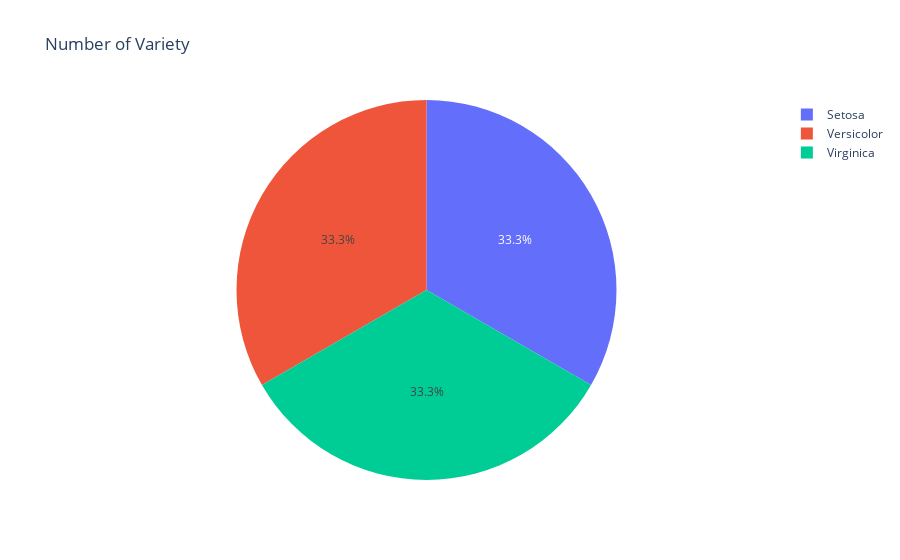

Write notebook code for a chart like this one.
### Code cell
# 6.1 Normal pie chart
fig=px.pie(df_summarize, values='number_of_variety', names ='variety', title = 'Number of Variety')
fig.show()

### Figure 1 — Plotly figure (JSON) as saved in the notebook; plotly's stock layout.template omitted (floating-point values rounded to 4 significant figures)
{"data": [{"domain": {"x": [0, 1], "y": [0, 1]}, "hovertemplate": "variety=%{label}<br>number_of_variety=%{value}<extra></extra>", "labels": ["Setosa", "Versicolor", "Virginica"], "legendgroup": "", "name": "", "showlegend": true, "type": "pie", "values": [50, 50, 50]}], "layout": {"legend": {"tracegroupgap": 0}, "title": {"text": "Number of Variety"}}}
